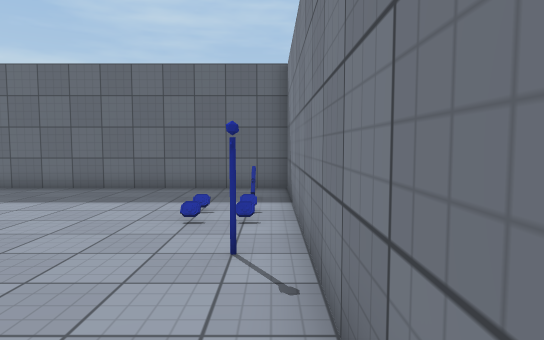
[1] (above)

18 first-person views from a walk through a Unity game level. The camera is 1.4 m above the floor, tilts 4° down and sees 75° across. The floor is counted in squares, 1 m on a side. Each view is taken from the middle of a square. On the plan, view 1 faces up. The plan holds only what a view shows up to about 15 squares ahead; the rest is blank. Surface patterns are stand-ins for the level's own textures.

[2]
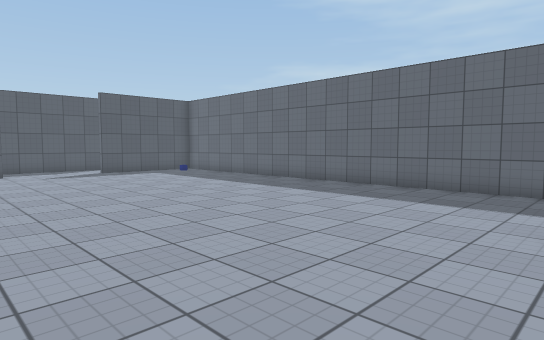

[3]
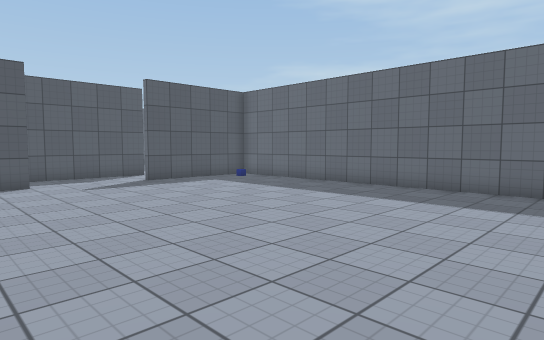

[4]
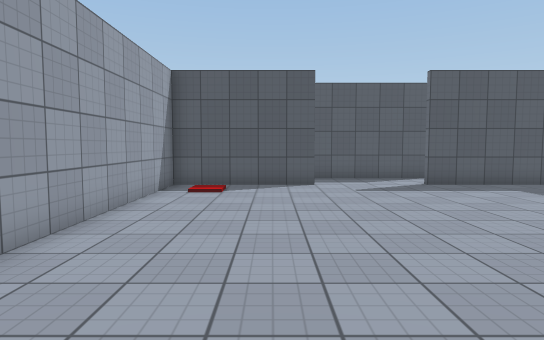

[5]
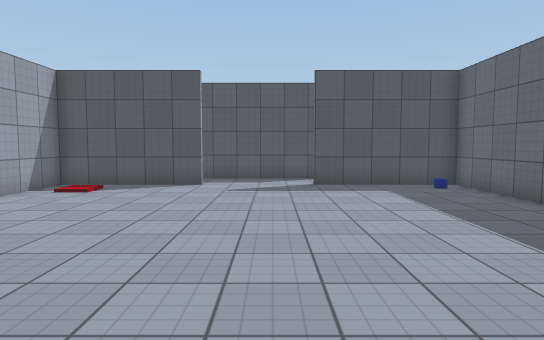

[6]
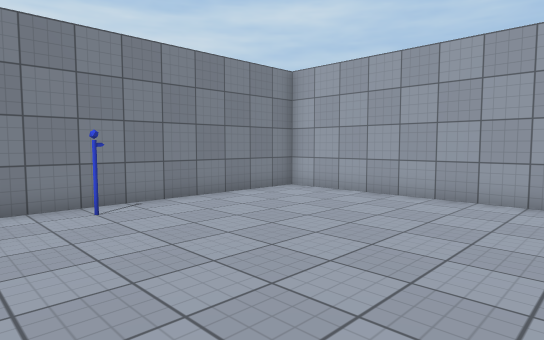

[7]
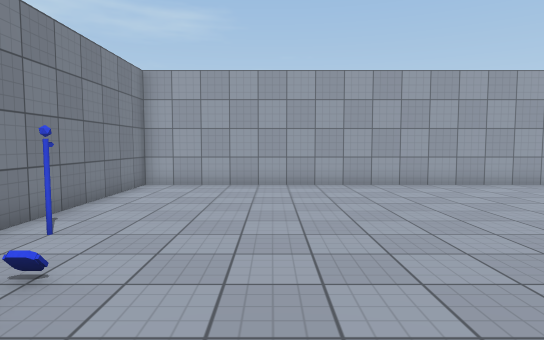

[8]
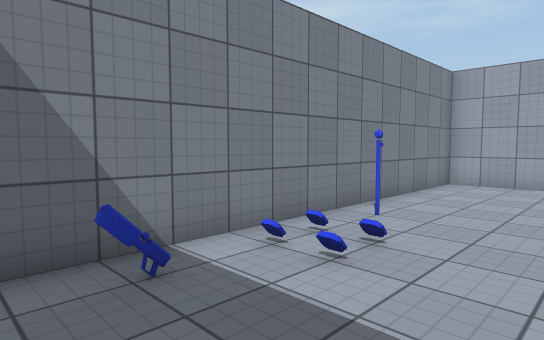

[9]
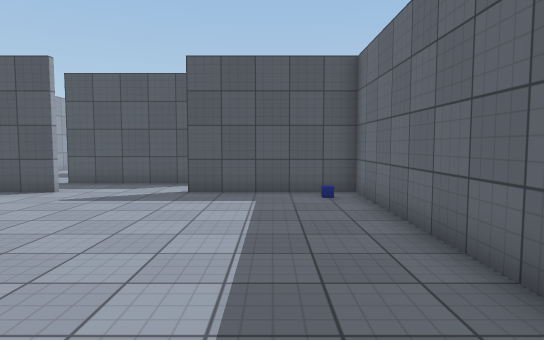

[10]
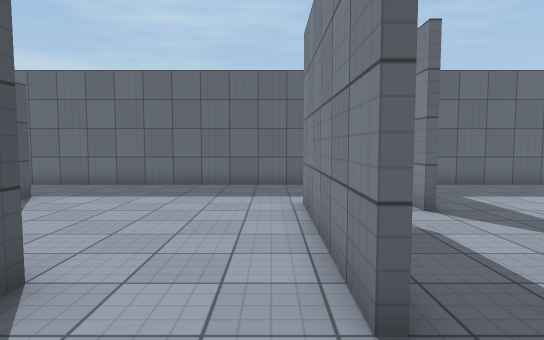

[11]
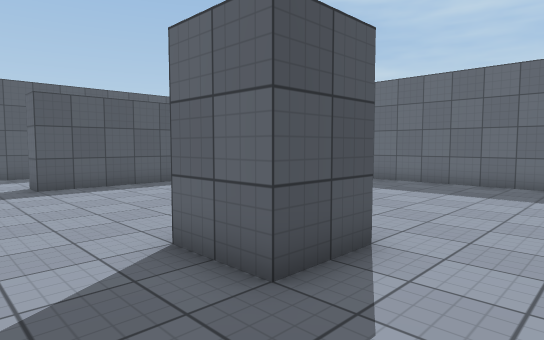

[12]
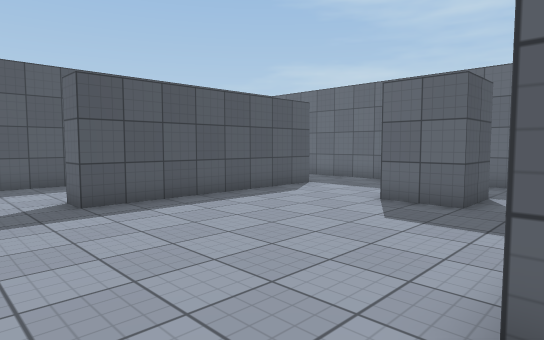

[13]
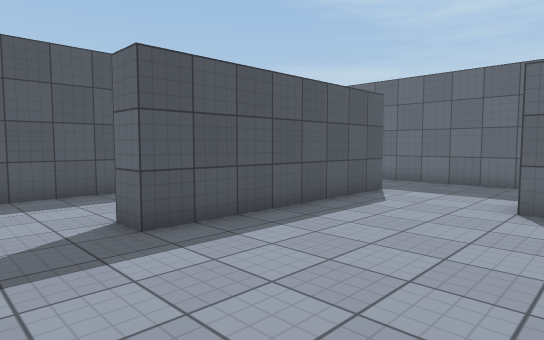

[14]
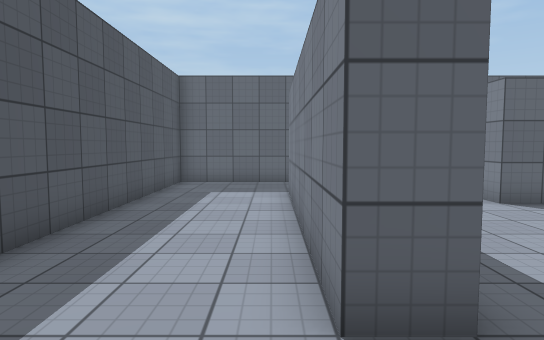

[15]
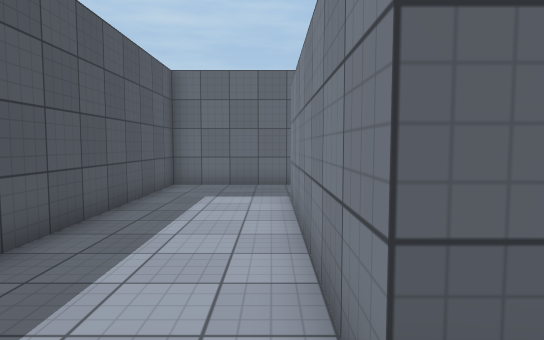

[16]
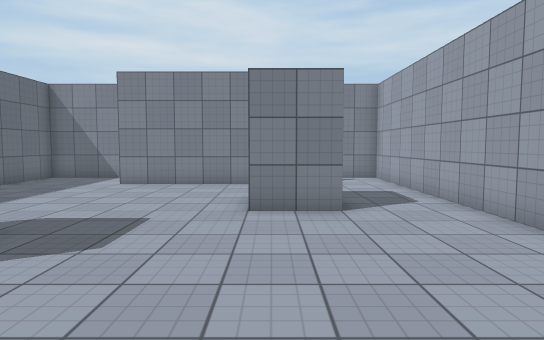

[17]
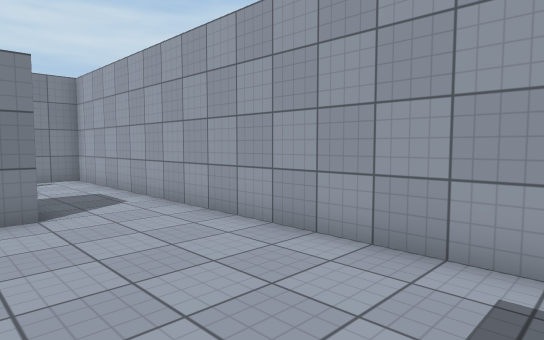

[18]
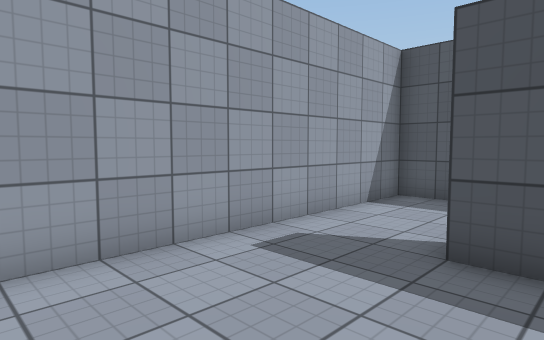

### Floor plan
Points are (right, up) in squares from view 1. A wall is a line through its corners. A room is listed if a view was taken in it or the views show most of it. See-through windows are left out.
Room 1 (views 1, 2, 3, 4, 5, 6, 7, 8, 9)
walls: (-19.5, 2.6) (-19.5, -2.5) (0.5, -2.5) (0.5, 11.1); (-22, 6.5) (-22, 2.5); (0.6, 11.5) (-19.5, 11.5) (-19.5, 6.5)
ways out: opening at (-21, 2) to room 2; opening at (-21, 7) to room 2
objects: other object (0, 4)
Room 2 (views 10, 11, 12, 13, 14, 15, 16, 17, 18)
walls: (-29.5, 8.5) (-29.5, 6.5) (-31.5, 6.5) (-31.5, 7.2); (-35.5, 8.6) (-35.5, 0.5) (-36.5, 0.5) (-36.5, 8.4); (-25.5, 2.6) (-25.5, 0.5) (-27.5, 0.5) (-27.5, 2.5); (-22, 2.5) (-22, 1.5); (-22, 7.5) (-22, 6.5); (-22.2, 1.5) (-22.2, 7.5); (-19.8, 6.5) (-19.8, 7.1); (-19.9, 11.5) (-40.5, 11.5) (-40.5, -2.5) (-19.8, -2.5) (-19.8, -1)
ways out: opening at (-21, 2) to room 1; opening at (-21, 7) to room 1

Where each view was taken, in squares from view 1:
view 1: 0 up, 0 right, facing up
view 2: 0 up, 1 left, facing up-left
view 3: 0 up, 6 left, facing up-left
view 4: 1 up, 7 left, facing left
view 5: 5 up, 7 left, facing left
view 6: 7 up, 8 left, facing down-right
view 7: 10 up, 4 left, facing down
view 8: 11 up, 4 left, facing down-right
view 9: 9 up, 9 left, facing left
view 10: 1 down, 23 left, facing up
view 11: 2 down, 23 left, facing up-left
view 12: 2 down, 27 left, facing up-left
view 13: 2 down, 30 left, facing up-left
view 14: 2 down, 37 left, facing up
view 15: 1 down, 37 left, facing up
view 16: 2 up, 35 left, facing right
view 17: 2 up, 35 left, facing down-right
view 18: 2 up, 31 left, facing down-left
